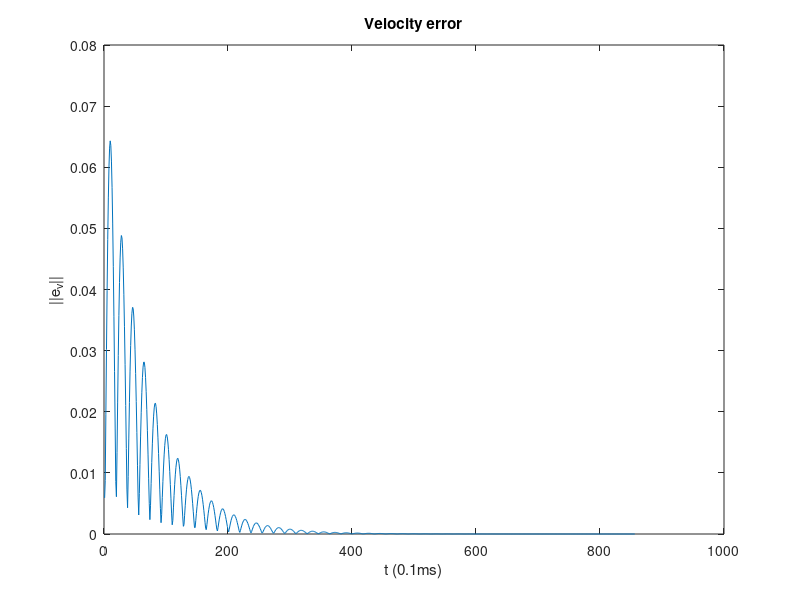

This chart was generated by the following MATLAB code: (Note: this script raises an error after producing the figure.)
%%
load("traj1.mat");
figure;
plot(vecnorm(e.v));
hold on;
title("Velocity error");
xlabel("t (0.1ms)");
ylabel("||e_v||");

for i = 2:10
    traj_url = "traj" + i + ".mat";
    load(traj_url);
    plot(vecnorm(e.v));
end